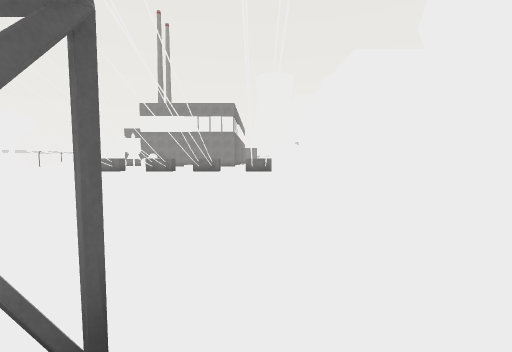
view 1 (above)

24 first-person views from a walk through a scene from a Unity 3-D project. The camera is 1.5 m above the floor, tilts 4° down and sees 90° across. The floor is counted in squares, 2 m on a side. Each view is taken from the middle of a square. On the plan, view 1 faces up. The plan holds only what a view shows up to about 9 squares ahead; the rest is blank. The place goes on beyond the plan. The player is left out. Some animated figures are not drawn. Surface patterns are stand-ins for the level's own textures.

view 2
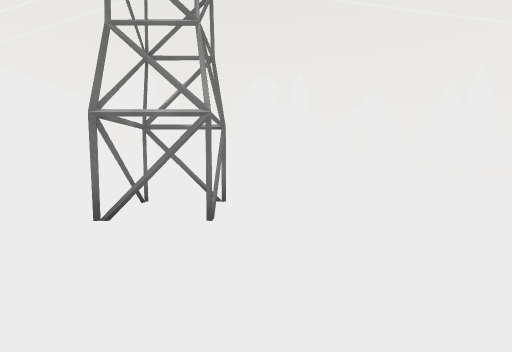

view 3
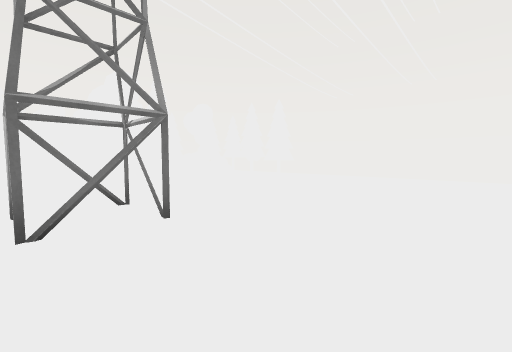

view 4
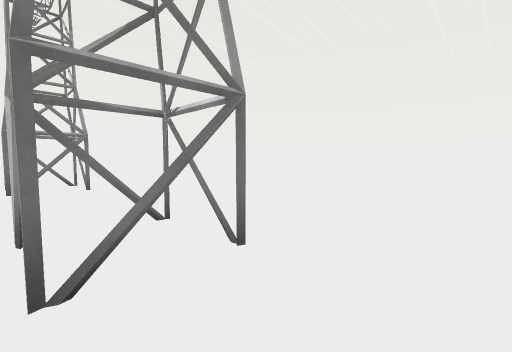

view 5
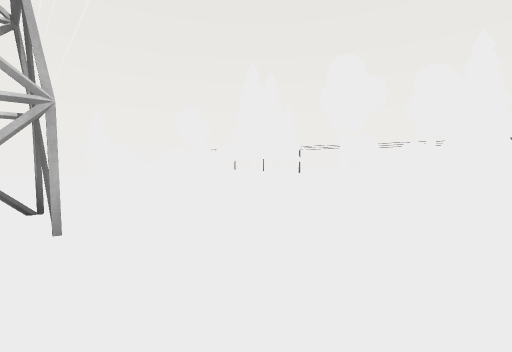

view 6
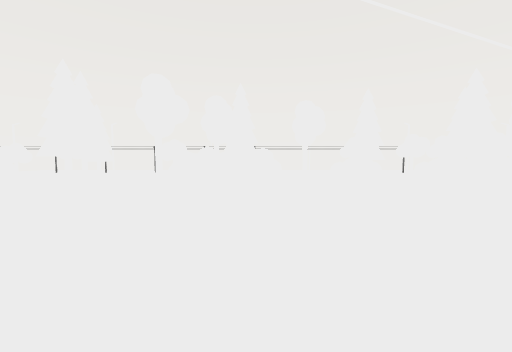

view 7
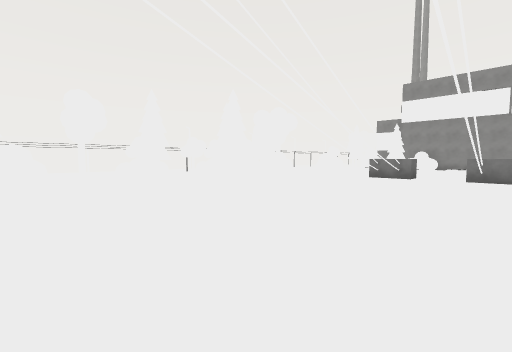

view 8
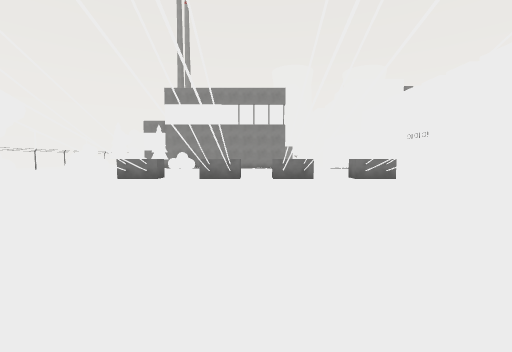

view 9
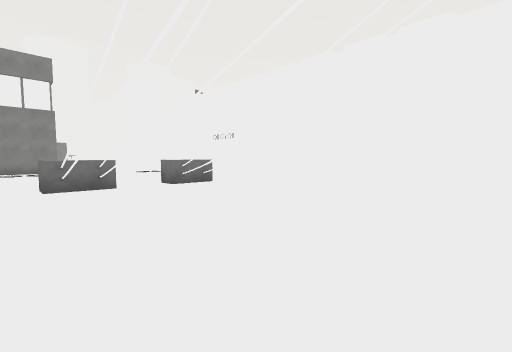

view 10
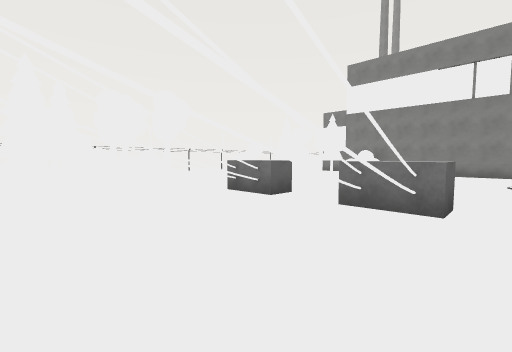

view 11
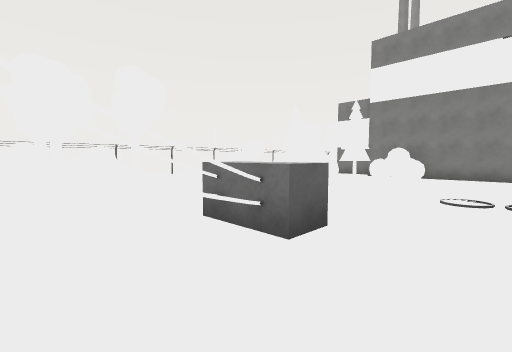

view 12
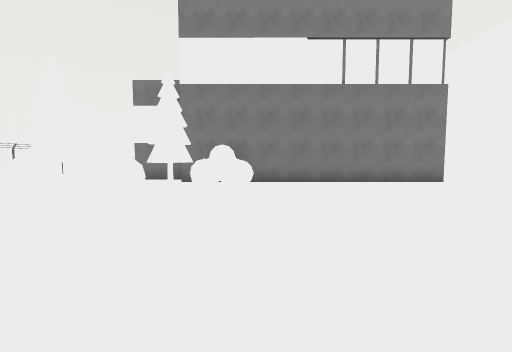

view 13
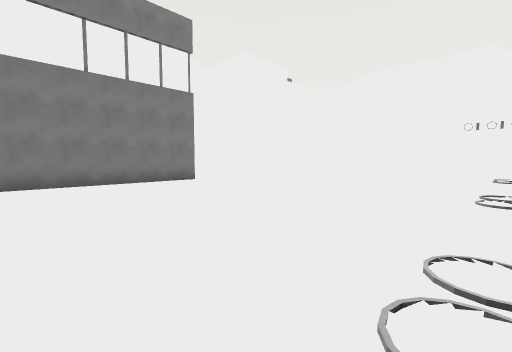

view 14
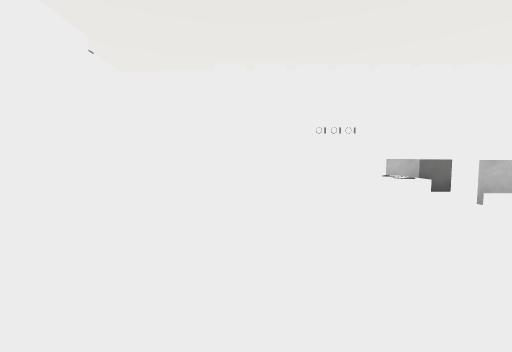

view 15
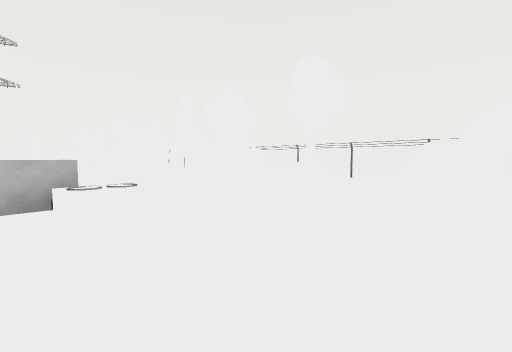

view 16
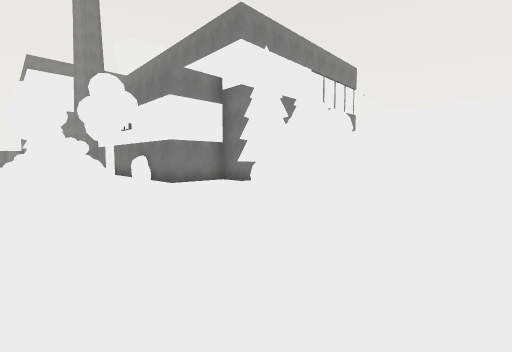

view 17
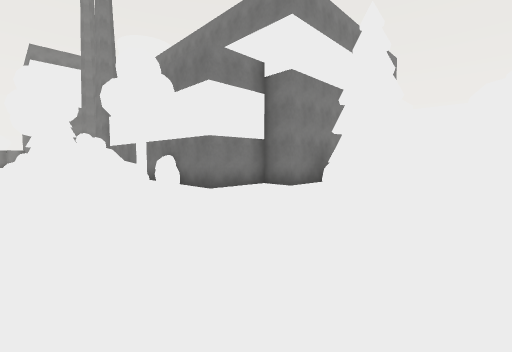

view 18
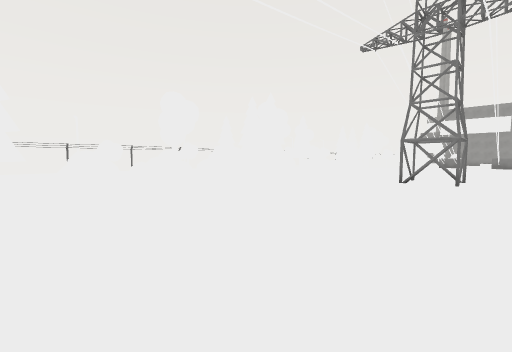

view 19
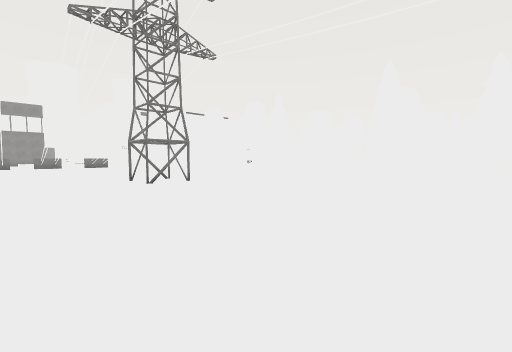

view 20
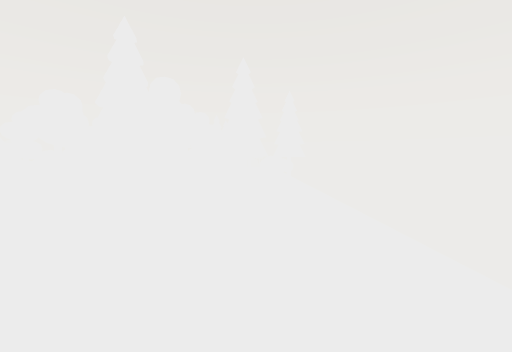

view 21
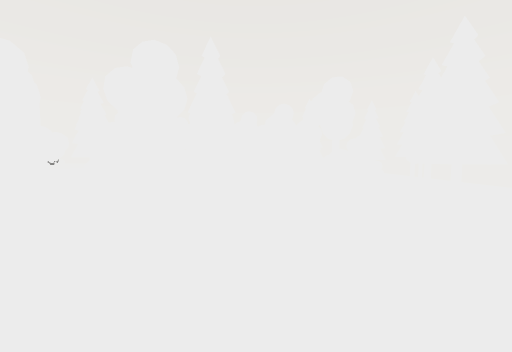

view 22
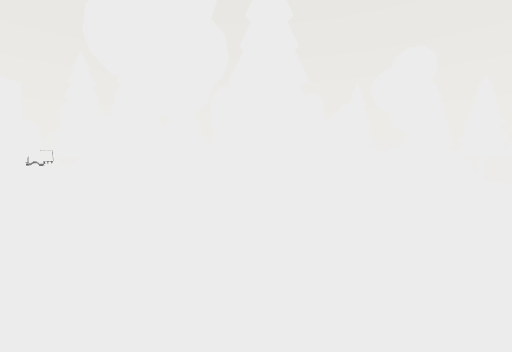

view 23
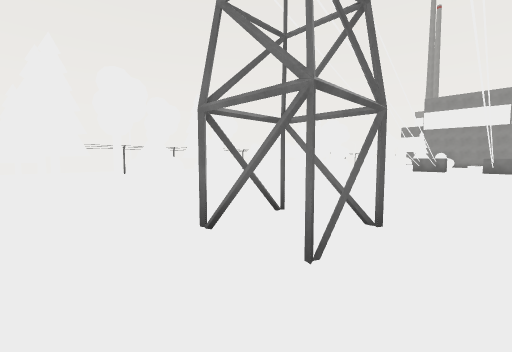

view 24
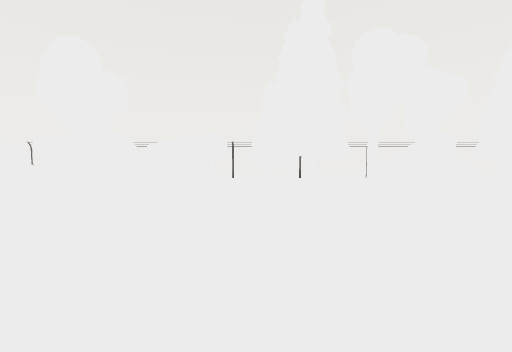

### Floor plan
Key: @ floor where view 1 was taken; # wall or solid block; x gap in a wall; . floor; = window, fence, low wall or low ledge; ^ raised ledge; T thing the floor can be seen under or through.
Columns run from 17 left of view 1 to 8 right of it. Each row starts with its distance up from view 1.
 25  ....###          .#
 24  ..#...#########...#
 23  .#.....#..........#
 22  .......#^.........#
 21  ....####..........##
 20  ....##.............#
 19  ...#...............#
 18  ...#...............#
 17  ...................#
 16  ...................#
 15  ..#....^..^.^^.^^..#
 14  #..#...^^.^^.^^.^..#
 13    ##....T..#.#..#..#
 12    #=....T..#.#..#..#
 11    ##.#.............#
 10    #=...............#
  9    #................#
  8    ##...............#
  7    ##...............#####
  6   #...................  ..
  5   .................... ...
  4   .##...............#....
  3    ###.............^x...
  2    #..............###.#
  1 ...##.....##...##....###
  0 ..........##...##@..####
 -1 ....##.............######
 -2 ...##..............#..###
 -3 ..#.##.................##
 -4      ###^...........#^..#
 -5      #^#^.............#.#
 -6    ..#^...........#..####
 -7    ##...............##..#
 -8  ...##...............#..#
 -9  ......#................#

Positions as (right, up) in squares from view 1, and headings:
1: (0, 0), facing up
2: (-5, -1), facing right
3: (-5, 1), facing down-right
4: (-9, 1), facing down-right
5: (-7, 4), facing down-left
6: (-5, 4), facing left
7: (-5, 4), facing up-left
8: (-4, 5), facing up
9: (-4, 7), facing up-right
10: (-4, 10), facing up-left
11: (-6, 12), facing up-left
12: (-8, 15), facing up
13: (-7, 15), facing up-right
14: (-6, 18), facing right
15: (-8, 19), facing down-left
16: (-16, 17), facing up-right
17: (-16, 19), facing up-right
18: (-5, -9), facing up-left
19: (-5, -8), facing up-right
20: (-3, -8), facing right
21: (-3, -3), facing right
22: (-1, -2), facing right
23: (-5, -2), facing up-left
24: (-8, -2), facing left
